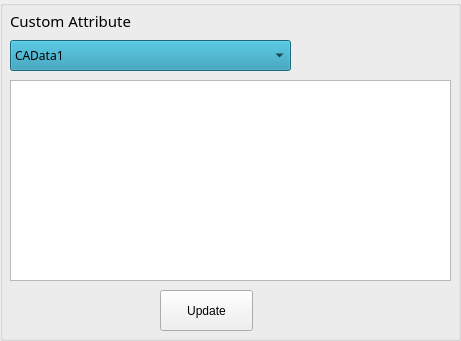
  <widget class="QGroupBox" name="gbCA">
   <property name="geometry">
    <rect>
     <x>650</x>
     <y>40</y>
     <width>461</width>
     <height>341</height>
    </rect>
   </property>
   <property name="title">
    <string/>
   </property>
   <widget class="QPushButton" name="btnUpdateCA">
    <property name="geometry">
     <rect>
      <x>160</x>
      <y>290</y>
      <width>93</width>
      <height>41</height>
     </rect>
    </property>
    <property name="text">
     <string>Update</string>
    </property>
   </widget>
   <widget class="QListWidget" name="lwRules_2">
    <property name="geometry">
     <rect>
      <x>10</x>
      <y>80</y>
      <width>441</width>
      <height>201</height>
     </rect>
    </property>
    <property name="lineWidth">
     <number>5</number>
    </property>
   </widget>
   <widget class="QComboBox" name="cbData_2">
    <property name="geometry">
     <rect>
      <x>10</x>
      <y>40</y>
      <width>281</width>
      <height>31</height>
     </rect>
    </property>
    <property name="palette">
     <palette>
      <active>
       <colorrole role="WindowText">
        <brush brushstyle="SolidPattern">
         <color alpha="255">
          <red>0</red>
          <green>0</green>
          <blue>0</blue>
         </color>
        </brush>
       </colorrole>
       <colorrole role="Button">
        <brush brushstyle="SolidPattern">
         <color alpha="255">
          <red>33</red>
          <green>147</green>
          <blue>176</blue>
         </color>
        </brush>
       </colorrole>
       <colorrole role="Light">
        <brush brushstyle="SolidPattern">
         <color alpha="255">
          <red>57</red>
          <green>215</green>
          <blue>255</blue>
         </color>
        </brush>
       </colorrole>
       <colorrole role="Midlight">
        <brush brushstyle="SolidPattern">
         <color alpha="255">
          <red>45</red>
          <green>181</green>
          <blue>215</blue>
         </color>
        </brush>
       </colorrole>
       <colorrole role="Dark">
        <brush brushstyle="SolidPattern">
         <color alpha="255">
          <red>16</red>
          <green>73</green>
          <blue>88</blue>
         </color>
        </brush>
       </colorrole>
       <colorrole role="Mid">
        <brush brushstyle="SolidPattern">
         <color alpha="255">
          <red>22</red>
          <green>98</green>
          <blue>117</blue>
         </color>
        </brush>
       </colorrole>
       <colorrole role="Text">
        <brush brushstyle="SolidPattern">
         <color alpha="255">
          <red>0</red>
          <green>0</green>
          <blue>0</blue>
         </color>
        </brush>
       </colorrole>
       <colorrole role="BrightText">
        <brush brushstyle="SolidPattern">
         <color alpha="255">
          <red>255</red>
          <green>255</green>
          <blue>255</blue>
         </color>
        </brush>
       </colorrole>
       <colorrole role="ButtonText">
        <brush brushstyle="SolidPattern">
         <color alpha="255">
          <red>0</red>
          <green>0</green>
          <blue>0</blue>
         </color>
        </brush>
       </colorrole>
       <colorrole role="Base">
        <brush brushstyle="SolidPattern">
         <color alpha="255">
          <red>255</red>
          <green>255</green>
          <blue>255</blue>
         </color>
        </brush>
       </colorrole>
       <colorrole role="Window">
        <brush brushstyle="SolidPattern">
         <color alpha="255">
          <red>33</red>
          <green>147</green>
          <blue>176</blue>
         </color>
        </brush>
       </colorrole>
       <colorrole role="Shadow">
        <brush brushstyle="SolidPattern">
         <color alpha="255">
          <red>0</red>
          <green>0</green>
          <blue>0</blue>
         </color>
        </brush>
       </colorrole>
       <colorrole role="AlternateBase">
        <brush brushstyle="SolidPattern">
         <color alpha="255">
          <red>144</red>
          <green>201</green>
          <blue>215</blue>
         </color>
        </brush>
       </colorrole>
       <colorrole role="ToolTipBase">
        <brush brushstyle="SolidPattern">
         <color alpha="255">
          <red>255</red>
          <green>255</green>
          <blue>220</blue>
         </color>
        </brush>
       </colorrole>
       <colorrole role="ToolTipText">
        <brush brushstyle="SolidPattern">
         <color alpha="255">
          <red>0</red>
          <green>0</green>
          <blue>0</blue>
         </color>
        </brush>
       </colorrole>
      </active>
      <inactive>
       <colorrole role="WindowText">
        <brush brushstyle="SolidPattern">
         <color alpha="255">
          <red>0</red>
          <green>0</green>
          <blue>0</blue>
         </color>
        </brush>
       </colorrole>
       <colorrole role="Button">
        <brush brushstyle="SolidPattern">
         <color alpha="255">
          <red>33</red>
          <green>147</green>
          <blue>176</blue>
         </color>
        </brush>
       </colorrole>
       <colorrole role="Light">
        <brush brushstyle="SolidPattern">
         <color alpha="255">
          <red>57</red>
          <green>215</green>
          <blue>255</blue>
         </color>
        </brush>
       </colorrole>
       <colorrole role="Midlight">
        <brush brushstyle="SolidPattern">
         <color alpha="255">
          <red>45</red>
          <green>181</green>
          <blue>215</blue>
         </color>
        </brush>
       </colorrole>
       <colorrole role="Dark">
        <brush brushstyle="SolidPattern">
         <color alpha="255">
          <red>16</red>
          <green>73</green>
          <blue>88</blue>
         </color>
        </brush>
       </colorrole>
       <colorrole role="Mid">
        <brush brushstyle="SolidPattern">
         <color alpha="255">
          <red>22</red>
          <green>98</green>
          <blue>117</blue>
         </color>
        </brush>
       </colorrole>
       <colorrole role="Text">
        <brush brushstyle="SolidPattern">
         <color alpha="255">
          <red>0</red>
          <green>0</green>
          <blue>0</blue>
         </color>
        </brush>
       </colorrole>
       <colorrole role="BrightText">
        <brush brushstyle="SolidPattern">
         <color alpha="255">
          <red>255</red>
          <green>255</green>
          <blue>255</blue>
         </color>
        </brush>
       </colorrole>
       <colorrole role="ButtonText">
        <brush brushstyle="SolidPattern">
         <color alpha="255">
          <red>0</red>
          <green>0</green>
          <blue>0</blue>
         </color>
        </brush>
       </colorrole>
       <colorrole role="Base">
        <brush brushstyle="SolidPattern">
         <color alpha="255">
          <red>255</red>
          <green>255</green>
          <blue>255</blue>
         </color>
        </brush>
       </colorrole>
       <colorrole role="Window">
        <brush brushstyle="SolidPattern">
         <color alpha="255">
          <red>33</red>
          <green>147</green>
          <blue>176</blue>
         </color>
        </brush>
       </colorrole>
       <colorrole role="Shadow">
        <brush brushstyle="SolidPattern">
         <color alpha="255">
          <red>0</red>
          <green>0</green>
          <blue>0</blue>
         </color>
        </brush>
       </colorrole>
       <colorrole role="AlternateBase">
        <brush brushstyle="SolidPattern">
         <color alpha="255">
          <red>144</red>
          <green>201</green>
          <blue>215</blue>
         </color>
        </brush>
       </colorrole>
       <colorrole role="ToolTipBase">
        <brush brushstyle="SolidPattern">
         <color alpha="255">
          <red>255</red>
          <green>255</green>
          <blue>220</blue>
         </color>
        </brush>
       </colorrole>
       <colorrole role="ToolTipText">
        <brush brushstyle="SolidPattern">
         <color alpha="255">
          <red>0</red>
          <green>0</green>
          <blue>0</blue>
         </color>
        </brush>
       </colorrole>
      </inactive>
      <disabled>
       <colorrole role="WindowText">
        <brush brushstyle="SolidPattern">
         <color alpha="255">
          <red>16</red>
          <green>73</green>
          <blue>88</blue>
         </color>
        </brush>
       </colorrole>
       <colorrole role="Button">
        <brush brushstyle="SolidPattern">
         <color alpha="255">
          <red>33</red>
          <green>147</green>
          <blue>176</blue>
         </color>
        </brush>
       </colorrole>
       <colorrole role="Light">
        <brush brushstyle="SolidPattern">
         <color alpha="255">
          <red>57</red>
          <green>215</green>
          <blue>255</blue>
         </color>
        </brush>
       </colorrole>
       <colorrole role="Midlight">
        <brush brushstyle="SolidPattern">
         <color alpha="255">
          <red>45</red>
          <green>181</green>
          <blue>215</blue>
         </color>
        </brush>
       </colorrole>
       <colorrole role="Dark">
        <brush brushstyle="SolidPattern">
         <color alpha="255">
          <red>16</red>
          <green>73</green>
          <blue>88</blue>
         </color>
        </brush>
       </colorrole>
       <colorrole role="Mid">
        <brush brushstyle="SolidPattern">
         <color alpha="255">
          <red>22</red>
          <green>98</green>
          <blue>117</blue>
         </color>
        </brush>
       </colorrole>
       <colorrole role="Text">
        <brush brushstyle="SolidPattern">
         <color alpha="255">
          <red>16</red>
          <green>73</green>
          <blue>88</blue>
         </color>
        </brush>
       </colorrole>
       <colorrole role="BrightText">
        <brush brushstyle="SolidPattern">
         <color alpha="255">
          <red>255</red>
          <green>255</green>
          <blue>255</blue>
         </color>
        </brush>
       </colorrole>
       <colorrole role="ButtonText">
        <brush brushstyle="SolidPattern">
         <color alpha="255">
          <red>16</red>
          <green>73</green>
          <blue>88</blue>
         </color>
        </brush>
       </colorrole>
       <colorrole role="Base">
        <brush brushstyle="SolidPattern">
         <color alpha="255">
          <red>33</red>
          <green>147</green>
          <blue>176</blue>
         </color>
        </brush>
       </colorrole>
       <colorrole role="Window">
        <brush brushstyle="SolidPattern">
         <color alpha="255">
          <red>33</red>
          <green>147</green>
          <blue>176</blue>
         </color>
        </brush>
       </colorrole>
       <colorrole role="Shadow">
        <brush brushstyle="SolidPattern">
         <color alpha="255">
          <red>0</red>
          <green>0</green>
          <blue>0</blue>
         </color>
        </brush>
       </colorrole>
       <colorrole role="AlternateBase">
        <brush brushstyle="SolidPattern">
         <color alpha="255">
          <red>33</red>
          <green>147</green>
          <blue>176</blue>
         </color>
        </brush>
       </colorrole>
       <colorrole role="ToolTipBase">
        <brush brushstyle="SolidPattern">
         <color alpha="255">
          <red>255</red>
          <green>255</green>
          <blue>220</blue>
         </color>
        </brush>
       </colorrole>
       <colorrole role="ToolTipText">
        <brush brushstyle="SolidPattern">
         <color alpha="255">
          <red>0</red>
          <green>0</green>
          <blue>0</blue>
         </color>
        </brush>
       </colorrole>
      </disabled>
     </palette>
    </property>
    <property name="font">
     <font>
      <family>Franklin Gothic Book</family>
     </font>
    </property>
    <property name="autoFillBackground">
     <bool>false</bool>
    </property>
    <property name="styleSheet">
     <string notr="true">background:-webkit-gradient(linear, 80% 20%, 12% 16%, from(#2392B0), to(#6ED3ED))</string>
    </property>
    <item>
     <property name="text">
      <string>CAData1</string>
     </property>
    </item>
    <item>
     <property name="text">
      <string>CAData2</string>
     </property>
    </item>
    <item>
     <property name="text">
      <string>CAData3</string>
     </property>
    </item>
    <item>
     <property name="text">
      <string>CAData4</string>
     </property>
    </item>
    <item>
     <property name="text">
      <string>CAData5</string>
     </property>
    </item>
    <item>
     <property name="text">
      <string>CAData6</string>
     </property>
    </item>
    <item>
     <property name="text">
      <string>CAData7</string>
     </property>
    </item>
    <item>
     <property name="text">
      <string>CAData8</string>
     </property>
    </item>
    <item>
     <property name="text">
      <string>CAData9</string>
     </property>
    </item>
    <item>
     <property name="text">
      <string>CAData10</string>
     </property>
    </item>
   </widget>
   <widget class="QLabel" name="label1_3">
    <property name="geometry">
     <rect>
      <x>10</x>
      <y>10</y>
      <width>121</width>
      <height>21</height>
     </rect>
    </property>
    <property name="font">
     <font>
      <family>Franklin Gothic Medium Cond</family>
      <pointsize>11</pointsize>
     </font>
    </property>
    <property name="text">
     <string>Custom Attributes</string>
    </property>
   </widget>
  </widget>
